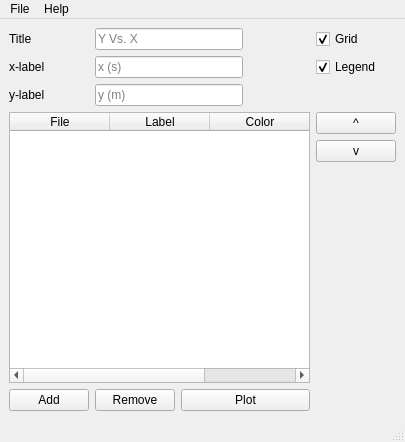
<?xml version="1.0" encoding="UTF-8"?>
<ui version="4.0">
 <class>MainWindow</class>
 <widget class="QMainWindow" name="MainWindow">
  <property name="geometry">
   <rect>
    <x>0</x>
    <y>0</y>
    <width>405</width>
    <height>442</height>
   </rect>
  </property>
  <property name="mouseTracking">
   <bool>false</bool>
  </property>
  <property name="windowTitle">
   <string>CSV Ploter</string>
  </property>
  <widget class="QWidget" name="centralwidget">
   <layout class="QGridLayout" name="gridLayout">
    <item row="0" column="0">
     <widget class="QLabel" name="label">
      <property name="text">
       <string>Title</string>
      </property>
     </widget>
    </item>
    <item row="0" column="1" colspan="2">
     <widget class="QLineEdit" name="titleLE">
      <property name="placeholderText">
       <string>Y Vs. X</string>
      </property>
     </widget>
    </item>
    <item row="1" column="0">
     <widget class="QLabel" name="label_2">
      <property name="text">
       <string>x-label</string>
      </property>
     </widget>
    </item>
    <item row="1" column="1" colspan="2">
     <widget class="QLineEdit" name="xlabelLE">
      <property name="placeholderText">
       <string>x (s)</string>
      </property>
     </widget>
    </item>
    <item row="2" column="0">
     <widget class="QLabel" name="label_3">
      <property name="text">
       <string>y-label</string>
      </property>
     </widget>
    </item>
    <item row="2" column="1" colspan="2">
     <widget class="QLineEdit" name="ylabelLE">
      <property name="placeholderText">
       <string>y (m)</string>
      </property>
     </widget>
    </item>
    <item row="3" column="0" rowspan="3" colspan="4">
     <widget class="QTableWidget" name="tableWidget">
      <column>
       <property name="text">
        <string>File</string>
       </property>
      </column>
      <column>
       <property name="text">
        <string>Label</string>
       </property>
      </column>
      <column>
       <property name="text">
        <string>Color</string>
       </property>
      </column>
     </widget>
    </item>
    <item row="3" column="4">
     <widget class="QPushButton" name="upBtn">
      <property name="text">
       <string>^</string>
      </property>
     </widget>
    </item>
    <item row="4" column="4">
     <widget class="QPushButton" name="downBtn">
      <property name="text">
       <string>v</string>
      </property>
     </widget>
    </item>
    <item row="5" column="4">
     <spacer name="verticalSpacer">
      <property name="orientation">
       <enum>Qt::Vertical</enum>
      </property>
      <property name="sizeHint" stdset="0">
       <size>
        <width>20</width>
        <height>215</height>
       </size>
      </property>
     </spacer>
    </item>
    <item row="6" column="0">
     <widget class="QPushButton" name="addBtn">
      <property name="text">
       <string>Add</string>
      </property>
     </widget>
    </item>
    <item row="0" column="4">
     <widget class="QCheckBox" name="gridCB">
      <property name="text">
       <string>Grid</string>
      </property>
      <property name="checked">
       <bool>true</bool>
      </property>
     </widget>
    </item>
    <item row="1" column="4">
     <widget class="QCheckBox" name="legendCB">
      <property name="text">
       <string>Legend</string>
      </property>
      <property name="checked">
       <bool>true</bool>
      </property>
     </widget>
    </item>
    <item row="6" column="1">
     <widget class="QPushButton" name="removeBtn">
      <property name="text">
       <string>Remove</string>
      </property>
     </widget>
    </item>
    <item row="6" column="2" colspan="2">
     <widget class="QPushButton" name="plotBtn">
      <property name="text">
       <string>Plot</string>
      </property>
     </widget>
    </item>
   </layout>
  </widget>
  <widget class="QMenuBar" name="menubar">
   <property name="geometry">
    <rect>
     <x>0</x>
     <y>0</y>
     <width>405</width>
     <height>21</height>
    </rect>
   </property>
   <widget class="QMenu" name="menuFile">
    <property name="title">
     <string>File</string>
    </property>
    <addaction name="actionNew"/>
    <addaction name="actionOpen"/>
    <addaction name="separator"/>
    <addaction name="actionSave"/>
    <addaction name="actionSave_as"/>
    <addaction name="separator"/>
    <addaction name="actionQuit"/>
   </widget>
   <widget class="QMenu" name="menuHelp">
    <property name="title">
     <string>Help</string>
    </property>
    <addaction name="actionAbout"/>
    <addaction name="separator"/>
    <addaction name="actionDevelopment_Tool"/>
   </widget>
   <addaction name="menuFile"/>
   <addaction name="menuHelp"/>
  </widget>
  <widget class="QStatusBar" name="statusbar"/>
  <action name="actionNew">
   <property name="text">
    <string>New</string>
   </property>
   <property name="shortcut">
    <string>Ctrl+N</string>
   </property>
  </action>
  <action name="actionOpen">
   <property name="text">
    <string>Open...</string>
   </property>
   <property name="shortcut">
    <string>Ctrl+O</string>
   </property>
  </action>
  <action name="actionSave">
   <property name="text">
    <string>Save</string>
   </property>
   <property name="shortcut">
    <string>Ctrl+S</string>
   </property>
  </action>
  <action name="actionSave_as">
   <property name="text">
    <string>Save as...</string>
   </property>
   <property name="shortcut">
    <string>Ctrl+Shift+S</string>
   </property>
  </action>
  <action name="actionQuit">
   <property name="text">
    <string>Quit</string>
   </property>
   <property name="shortcut">
    <string>Ctrl+Q</string>
   </property>
  </action>
  <action name="actionAbout">
   <property name="text">
    <string>About...</string>
   </property>
   <property name="shortcut">
    <string>F1</string>
   </property>
  </action>
  <action name="actionDevelopment_Tool">
   <property name="text">
    <string>Development Tool</string>
   </property>
   <property name="shortcut">
    <string>F10</string>
   </property>
  </action>
 </widget>
 <resources/>
 <connections/>
</ui>
